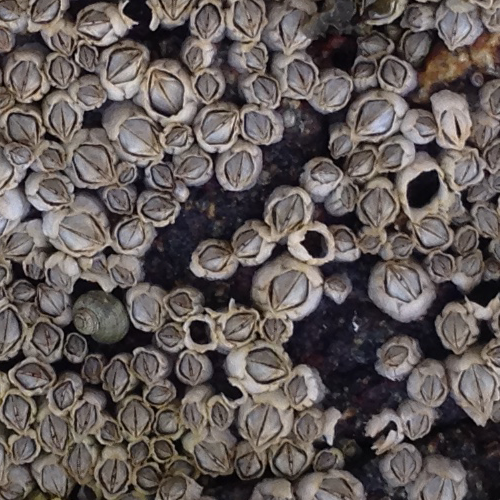
#> input picture experiments/Barnacle_Assistant/data/unseen_img2.png, 500 x 500 px
$ python -i classical_cv.py   (imports and definitions only)
#> lines starting #> are read from the running program, lines starting #| are printed output that depends on the picture
### experiments/Barnacle_Improvement_Study/common.py
"""Shared paths and helpers for the improvement study.

Layout expected (override with environment variables):
  <parent>/Barnacle_Improvement_Study/   (this package)
  <parent>/Barnacle_Three_Track_Study/   BARNACLE_THREE_TRACK  (models, selections, project/)
  <parent>/Barnacle_Assistant/           BARNACLE_ASSISTANT    (extra data: unseen photos)

tile_predict_np mirrors barnacles.modern.tile_predict line for line, replacing
only the Ultralytics call with npyolo.yolo_np.Model.predict.
"""
import json
import os
import sys
import hashlib
from pathlib import Path
import numpy as np
import cv2

ROOT = Path(__file__).resolve().parent
THREE_TRACK = Path(os.environ.get('BARNACLE_THREE_TRACK', ROOT.parent / 'Barnacle_Three_Track_Study'))
ASSISTANT = Path(os.environ.get('BARNACLE_ASSISTANT', ROOT.parent / 'Barnacle_Assistant'))
PROJECT = THREE_TRACK / 'project'
DATA = PROJECT / 'data'
EXTRA_DATA = ASSISTANT / 'data'
MODELS = THREE_TRACK / 'models'
SELECTIONS = THREE_TRACK / 'results'
RESULTS = ROOT / 'results'
FIGURES = ROOT / 'figures'
CACHE = ROOT / 'cache'
for _p in (RESULTS, FIGURES, CACHE):
    _p.mkdir(exist_ok=True)
if not PROJECT.exists():
    raise SystemExit(f'Cannot find {PROJECT}. Place this folder next to Barnacle_Three_Track_Study '
                     'or set BARNACLE_THREE_TRACK.')
sys.path.insert(0, str(PROJECT))
sys.path.insert(0, str(ROOT / 'npyolo'))
from barnacles.modern import prepare_cases, windows, choose_confidence  # noqa: E402
from barnacles.core import metrics, match_objects, rectify, read_rgb  # noqa: E402
from yolo_np import Model  # noqa: E402

_CASES = None


# [47 lines left out: functions find_image, cases, rectified, tile_predict_np, not called in this run]


_MODELS = {}


# [5 lines left out: function model, not called in this run]


def _key(model_path, image_key, bounds):
    h = hashlib.sha256(Path(model_path).read_bytes()).hexdigest()[:16]
    return CACHE / f'{Path(model_path).stem}_{h}_{image_key}_{"_".join(map(str, bounds))}.npz'


# [9 lines left out: function cached_predict, not called in this run]


def in_box(xy, b):
    return (xy[:, 0] >= b[0]) & (xy[:, 0] < b[2]) & (xy[:, 1] >= b[1]) & (xy[:, 1] < b[3])


def gt_region(k, b):
    g = cases()[k]['gt']
    return g[in_box(g, b)]


def save_json(path, obj):
    Path(path).parent.mkdir(parents=True, exist_ok=True)
    Path(path).write_text(json.dumps(obj, indent=2, allow_nan=False, default=_np) + '\n')


# [46 lines left out: functions _np, tile_predict_feats, cached_feats, not called in this run]

### experiments/Barnacle_Brief_Ideas_Study/classical_cv.py
"""Brief idea: traditional computer vision (kernels, circles, ellipses), measured like the detector.

Four label-free candidate generators, each producing (x, y, radius, score):
  log     scale-normalised Laplacian-of-Gaussian blobs (dark, bright or either polarity)
  ring    the original 'bright rim, dark centre' hypothesis as a matched kernel:
          mean(annulus 0.8r-1.3r) - mean(disk 0-0.5r), divided by local std (or the reverse polarity)
  hough   cv2.HoughCircles (edge-based circle voting); the accumulator threshold is the score knob
  ellipse adaptive threshold -> contours -> cv2.fitEllipse, kept if size/axis-ratio/solidity plausible
Only the SOURCE labels choose the method's settings and score threshold (max center F1); the
TARGET is scored once. Protocols:
  DALI    tune on photo k's left region x<640, score the full other photo (both directions)
  ROBOFLOW tune on 20 dev-train photos (fixed random sample), score the 97 grouped test photos
Radius search range comes from the SOURCE labels only (radius_range).
For speed, the Roboflow run only (PYRAMID, CAP, NTHR) computes large-radius LoG responses on a
downsampled image, keeps the 4,000 strongest LoG/ring candidates per photo and sweeps 60 thresholds.
"""
import json
import sys
import time
from pathlib import Path
import numpy as np
import cv2
from scipy import ndimage as ndi
from scipy.spatial import cKDTree
sys.path.insert(0, str(Path(__file__).resolve().parent))
import common2 as C2  # noqa: E402

OUT = Path(__file__).resolve().parent / 'results'


def gray(rgb):
    g = cv2.cvtColor(rgb, cv2.COLOR_RGB2GRAY).astype(np.float32)
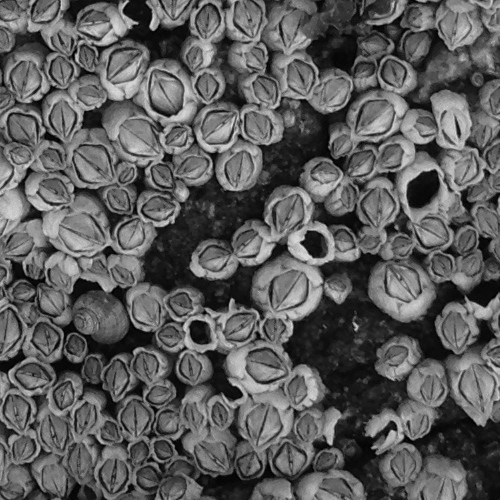
#> g: shape (500, 500) float32; min 0, max 223, mean 92.4
    mu = cv2.GaussianBlur(g, (0, 0), 25)
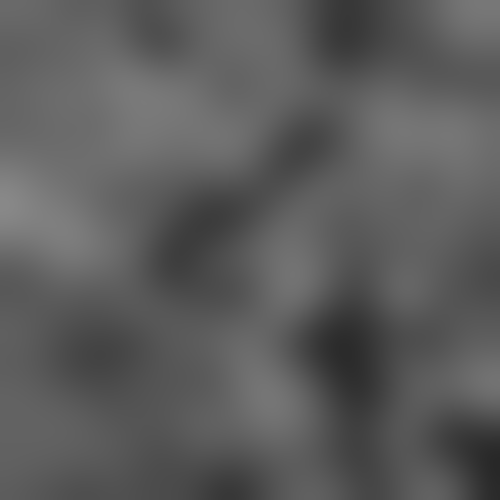
#> mu: shape (500, 500) float32; min 40.15, max 136.8, mean 92.4
    sd = np.sqrt(cv2.GaussianBlur((g - mu) ** 2, (0, 0), 25)) + 1e-3
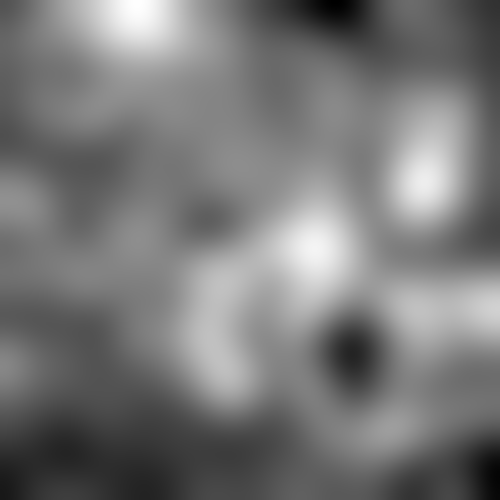
#> sd: shape (500, 500) float32; min 30.08, max 61.61, mean 45; drawn with min black and max white
    return (g - mu) / sd
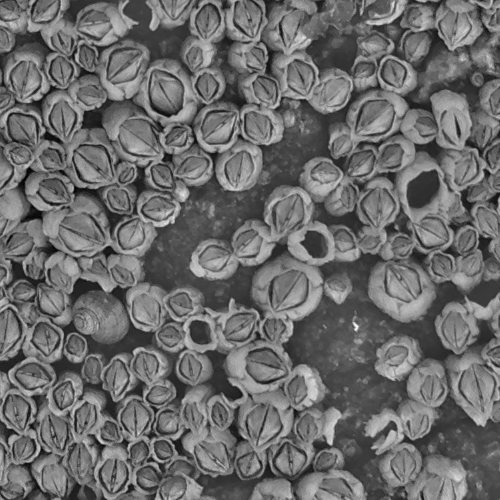
#> returned value: shape (500, 500) float32; min -2.73, max 3.7, mean -0.00451; drawn with min black and max white


# [15 lines left out: function nms, not called in this run]


_STACKS = {}


# [114 lines left out: functions _log_stack, log_candidates, ring_candidates, hough_candidates, ellipse_candidates, candidates, not called in this run]


NTHR = 120
PYRAMID = False   # the DALI results were computed at full resolution; the Roboflow run sets True
CAP = 20000   # strongest candidates kept per image (DALI run); the Roboflow run uses 4000

SETTINGS = {
    'log': [dict(polarity=p, nms=k) for p in ('dark', 'bright', 'abs') for k in (0.8, 1.3)],
    'ring': [dict(polarity=p, nms=k) for p in ('dark_centre', 'bright_centre') for k in (0.8, 1.3)],
    'hough': [dict(param1=p) for p in (60, 120)],
    'ellipse': [dict(block=b, polarity=p) for b in (21, 51) for p in ('dark', 'bright')],
}


# [76 lines left out: functions best_threshold, run_protocol, radius_range, main, not called in this run]


# [2 lines not run here, left out]

>>> import cv2
>>> picture = cv2.cvtColor(cv2.imread('../Barnacle_Assistant/data/unseen_img2.png'), cv2.COLOR_BGR2RGB)
>>> result = gray(picture)
